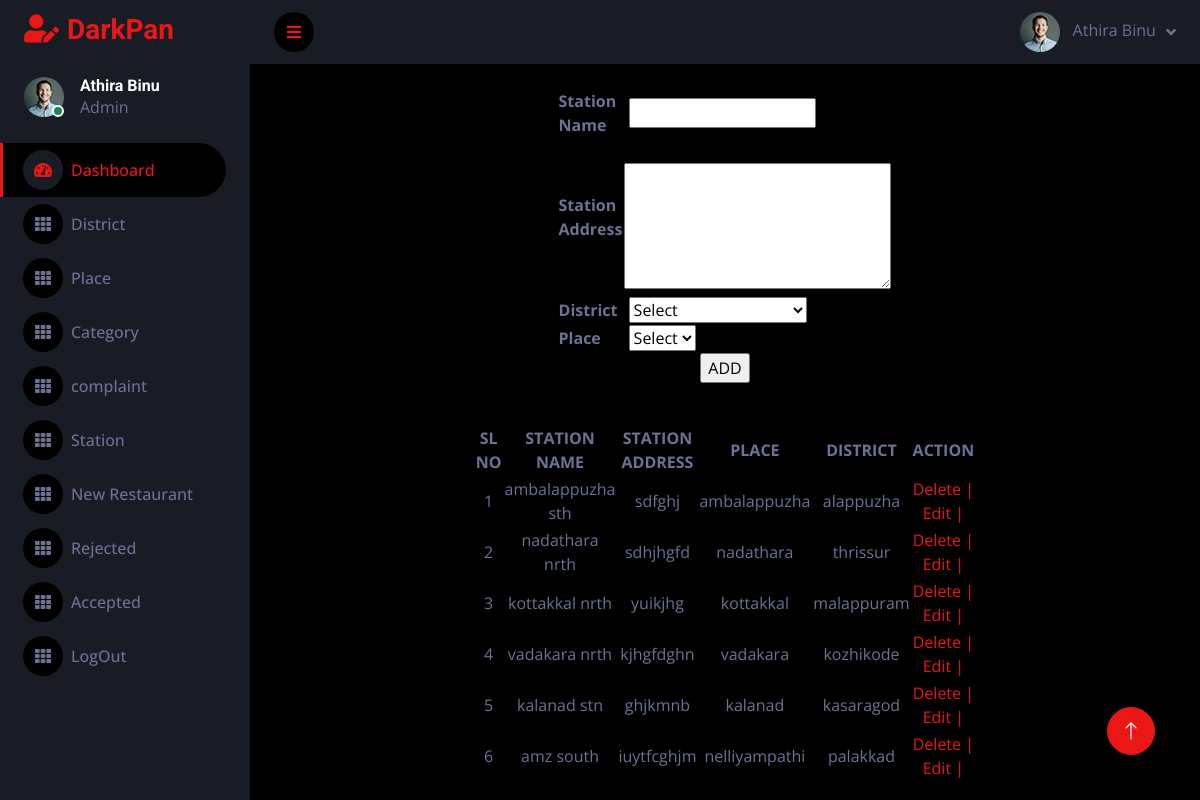
Screenshot of /PROJECT/Admin/station.php (signed in) with the database file from the repository.
### tables this page shows
CREATE TABLE `tbl_station` (
  `station_id` int(11) NOT NULL,
  `station_name` varchar(30) NOT NULL,
  `station_address` varchar(255) NOT NULL,
  `place_id` int(11) NOT NULL
);

CREATE TABLE `tbl_place` (
  `place_id` int(11) NOT NULL,
  `place_name` varchar(30) NOT NULL,
  `district_id` int(11) NOT NULL
);

CREATE TABLE `tbl_district` (
  `district_id` int(11) NOT NULL,
  `district_name` varchar(30) NOT NULL
);

### PROJECT/Admin/station.php (the view, shortened to what this page needs)
<?php
include('../Assets/Connection/Connection.php');
include("Head.php");
$station = "";
$addr ="";
?>
<!DOCTYPE html PUBLIC "-//W3C//DTD XHTML 1.0 Transitional//EN" "http://www.w3.org/TR/xhtml1/DTD/xhtml1-transitional.dtd">
<html xmlns="http://www.w3.org/1999/xhtml">
<head>
</head>
<body>
<form id="Station" name="Station" method="post" action="">
<table id="stationGetInfo" width='300' align="center">
    <tr>
        <td><strong>Station Name</strong></td>
        <td><label for='txt_station'></label>
            <input type="text" name="txt_station" id="txt_station" value="<?php echo $station; ?>" required />
        </td>
    </tr>
    <tr>
        <td><strong>Station Address</strong></td>
        <td><label for='txt_addr'></label>
            <textarea name='txt_addr' rows='5' cols='30' required > <?php echo $addr ?></textarea></td>
    </tr>
    <tr>
        <td><strong>District</strong></td>
        <td><label for="sel_district"></label>
            <select name="sel_district" id="sel_district" onChange="getPlace(this.value)">
                <option value="">Select</option>
            </select>
        </td>
    </tr>
    <tr>
        <td><strong>Place</strong></d>
        <td><label for="sel_place"></label>
            <select name="sel_place" id="sel_place" required>
                <option value="">Select</option>
            </select>
        </td>
    </tr>
    <tr>
        <td colspan="2" align="center">
            <input type="submit" name="btn_submit" id="btn_submit" value="ADD" />
        </td>
    </tr>
</table>
<p>&nbsp;</p>
</form>
<table id="stationInfoTable" width="600" align="center" style="border-collapse: collapse; width: 50%">
    <tr>
        <th>SL NO</th>
        <th>STATION NAME</th>
        <th>STATION ADDRESS</th>
        <th>PLACE</th>
        <th>DISTRICT</th>
        <th>ACTION</th>
    </tr>
    <?php
    $selQry = "SELECT * from tbl_station s INNER JOIN tbl_place p ON p.place_id = s.place_id INNER JOIN tbl_district d ON d.district_id = p.district_id";
    $result = $con->query($selQry);
    $i = 0;
    while($row = $result->fetch_assoc()) {
        $i++;
        ?>
        <tr>
            <td><?php echo $i; ?> </td>
            <td><?php echo $row["station_name"]; ?> </td>
            <td><?php echo $row["station_address"]; ?> </td>
            <td><?php echo $row["place_name"]; ?> </td>
            <td><?php echo $row["district_name"] ?> </td>
            <td>
            <a href="station.php?sid=<?php echo $row["station_id"]; ?>" onclick="return confirm('Are you sure you want to delete this station?');">Delete | </a>
            <a href="Station.php?eid=<?php echo $row['station_id']; ?>">Edit | </a>
            </td>
        </tr>
        <?php
    }
    ?>
</table>
</body>
</html>
<?php
            include("Foot.php");
            ?>

### PROJECT/Assets/Templates/Admin/css/style.css (style rules this page uses)
:root { --primary: #EB1616; --secondary: #191C24; --light: #6C7293; --dark: #000000; }

### PROJECT/Admin/station.php (style rules this page uses)
#stationGetInfo { border-spacing: 0 10px; }
#stationInfoTable th, #stationInfoTable td { text-align: center; border: 1px solid black; }

### rows the page displays
tbl_station: station_name "ambalappuzha sth", station_address "sdfghj", place.place_name "ambalappuzha", tbl_district.district_name "alappuzha"
tbl_station: station_name "nadathara nrth", station_address "sdhjhgfd", place.place_name "nadathara", tbl_district.district_name "thrissur"
tbl_station: station_name "kottakkal nrth", station_address "yuikjhg", place.place_name "kottakkal", tbl_district.district_name "malappuram"
tbl_station: station_name "vadakara nrth", station_address "kjhgfdghn", place.place_name "vadakara", tbl_district.district_name "kozhikode"
tbl_station: station_name "kalanad stn", station_address "ghjkmnb", place.place_name "kalanad", tbl_district.district_name "kasaragod"
tbl_station: station_name "amz south", station_address "iuytfcghjm", place.place_name "nelliyampathi", tbl_district.district_name "palakkad"
